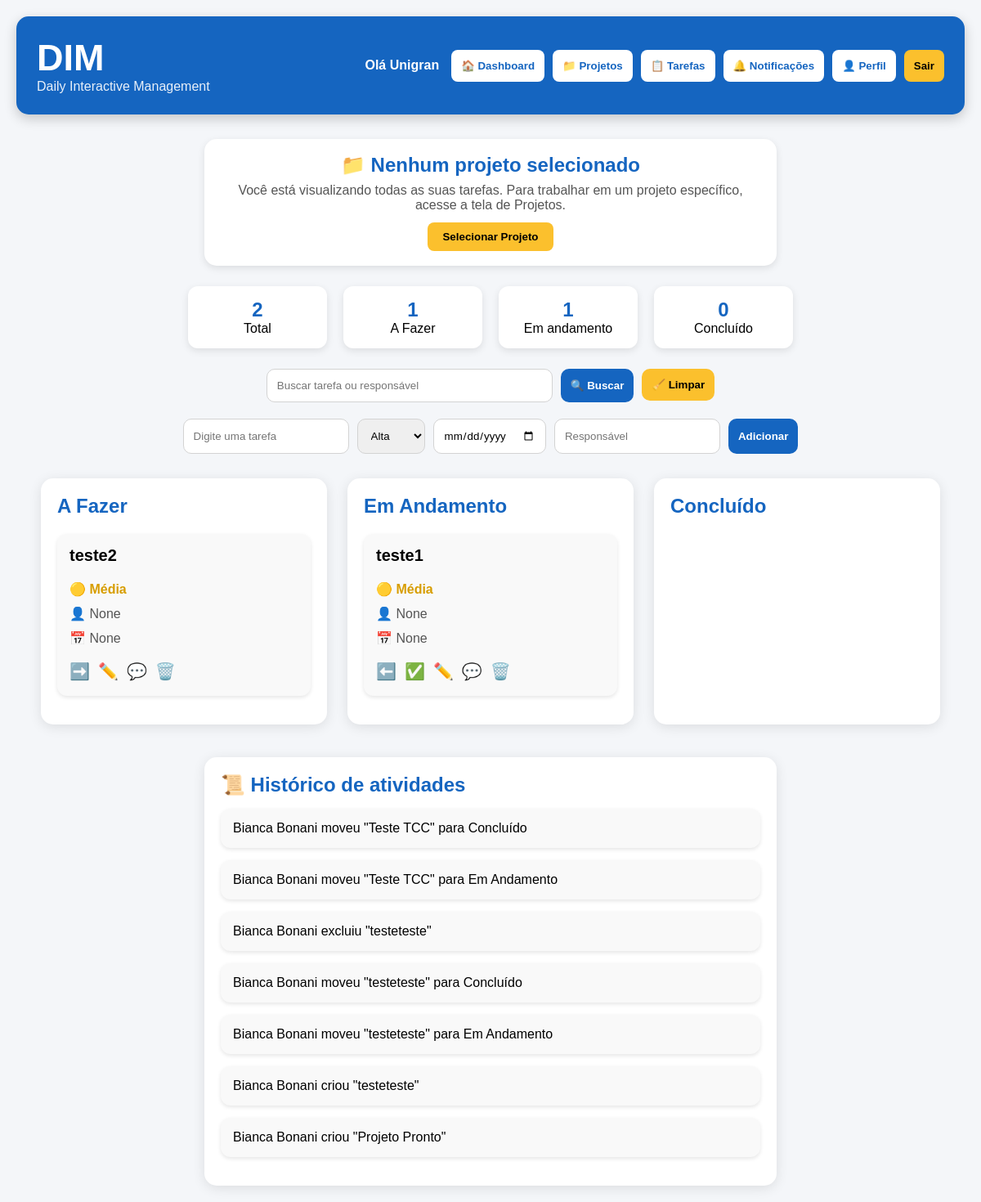
The app's page /dashboard (signed in), older data.
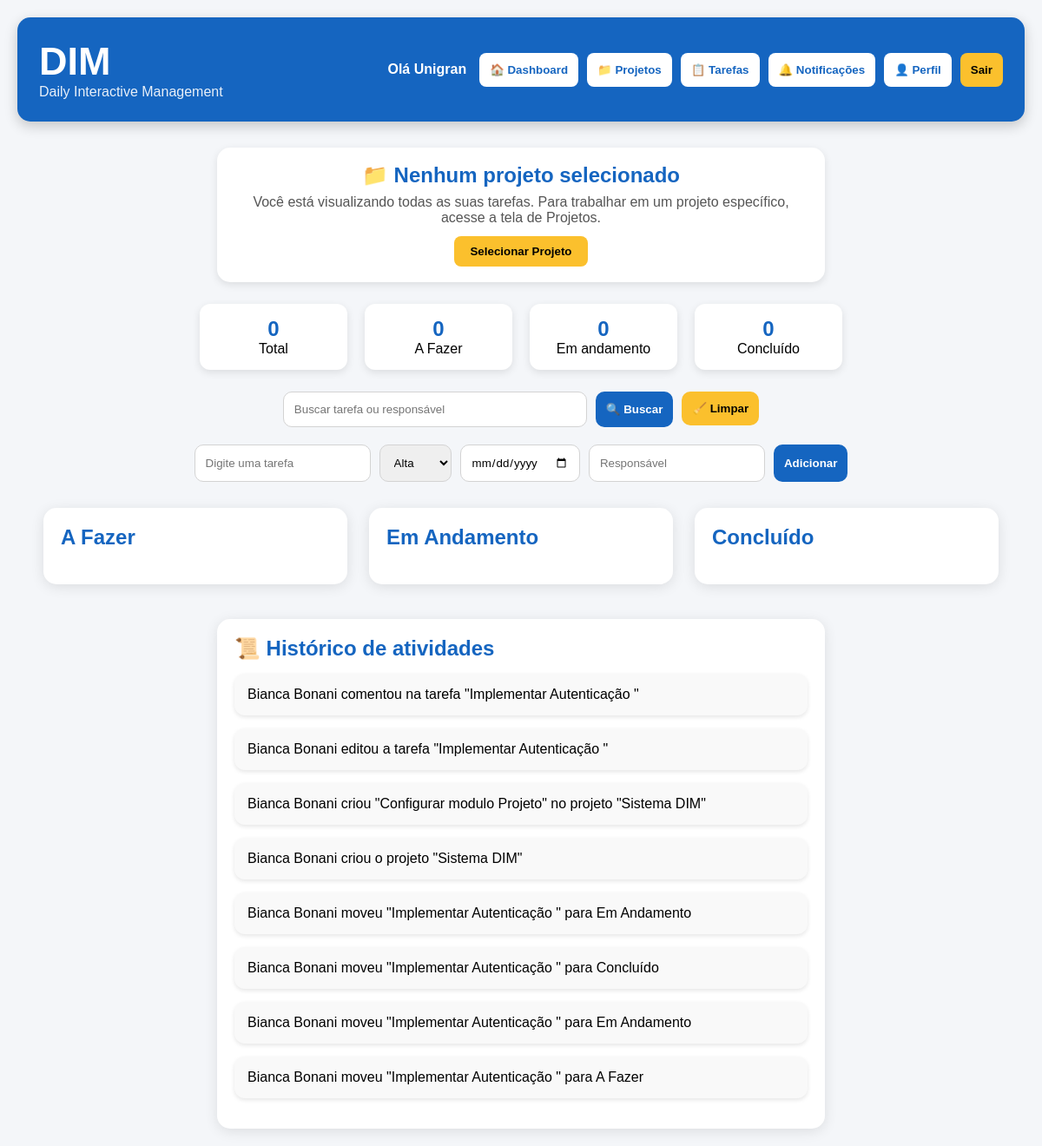
The same page, newer data.
### tables this page shows
CREATE TABLE tarefas(
                id INTEGER PRIMARY KEY AUTOINCREMENT,
                tarefa TEXT
            , status TEXT DEFAULT 'A Fazer', usuario_id INTEGER, prioridade TEXT DEFAULT 'Média', prazo TEXT, responsavel TEXT, projeto_id INTEGER);

CREATE TABLE historico(
        id INTEGER PRIMARY KEY AUTOINCREMENT,
        mensagem TEXT
    );

### app.py (the view, shortened to what this page needs)
@app.route("/dashboard", methods=["GET", "POST"])
def dashboard():
    if "usuario_id" not in session:
        return redirect("/login")
    conexao = get_db()
    cursor = conexao.cursor()
    projeto_id = session.get("projeto_id")
    projeto_nome = session.get("projeto_nome")
    busca = request.args.get("busca", "")
    if projeto_id:
        cursor.execute("""
        SELECT id, tarefa, status, usuario_id, prioridade, prazo, responsavel
        FROM tarefas
        WHERE usuario_id=?
        AND projeto_id=?
        """, (session["usuario_id"], projeto_id))
    else:
        cursor.execute("""
        SELECT id, tarefa, status, usuario_id, prioridade, prazo, responsavel
        FROM tarefas
        WHERE usuario_id=?
        """, (session["usuario_id"],))
    tarefas = cursor.fetchall()
    tarefas_novas = []
    hoje = date.today()
    for tarefa in tarefas:
        tarefa = list(tarefa)
        atrasada = False
        proximo = False
        tarefa.append(atrasada)
        tarefa.append(proximo)
        tarefas_novas.append(tarefa)
    tarefas = tarefas_novas
    total = len(tarefas)
    fazer = len([t for t in tarefas if t[2] == "A Fazer"])
    andamento = len([t for t in tarefas if t[2] == "Em Andamento"])
    concluido = len([t for t in tarefas if t[2] == "Concluído"])
    cursor.execute("""
    SELECT *
    FROM historico
    ORDER BY id DESC
    LIMIT 8
    """)
    historico = cursor.fetchall()
    conexao.close()
    return render_template(
        "dashboard.html",
        tarefas=tarefas,
        historico=historico,
        busca=busca,
        total=total,
        fazer=fazer,
        andamento=andamento,
        concluido=concluido,
        projeto_nome=projeto_nome
    )

### app.py (called while the page is built)
def get_db():
    conexao = sqlite3.connect("dim.db")
    return conexao

### templates/dashboard.html (shortened to what this page needs)
<!DOCTYPE html>
<html lang="pt-BR">
<head>
</head>
<body>
<div class="topo">
<div class="logo">
<h1>DIM</h1>
<p>Daily Interactive Management</p>
</div>
<div class="usuario-topo">
<span>Olá {{session["nome"]}}</span>
<div class="menu-botoes">
<a href="/dashboard">
<button class="btn-projetos">
🏠 Dashboard
</button>
</a>
<a href="/projetos">
<button class="btn-projetos">
📁 Projetos
</button>
</a>
<a href="/tarefas">
<button class="btn-projetos">
📋 Tarefas
</button>
</a>
<a href="/notificacoes">
<button class="btn-projetos">
🔔 Notificações
</button>
</a>
<a href="/perfil">
<button class="btn-perfil">
👤 Perfil
</button>
</a>
<a href="/logout">
<button class="btn-sair">
Sair
</button>
</a>
</div>
</div>
</div>
<div class="projeto-atual">
{% if projeto_nome %}
<h2>📁 Projeto atual: {{ projeto_nome }}</h2>
<p>
As tarefas exibidas abaixo pertencem ao projeto selecionado.
</p>
<a href="/limpar_projeto">
<button>
Ver todas as tarefas
</button>
</a>
{% else %}
<h2>📁 Nenhum projeto selecionado</h2>
<p>
Você está visualizando todas as suas tarefas. Para trabalhar em um projeto específico, acesse a tela de Projetos.
</p>
<a href="/projetos">
<button>
Selecionar Projeto
</button>
</a>
{% endif %}
</div>
<div class="estatisticas">
<div class="stat">
<h2>{{total}}</h2>
<p>Total</p>
</div>
<div class="stat">
<h2>{{fazer}}</h2>
<p>A Fazer</p>
</div>
<div class="stat">
<h2>{{andamento}}</h2>
<p>Em andamento</p>
</div>
<div class="stat">
<h2>{{concluido}}</h2>
<p>Concluído</p>
</div>
</div>
<form method="GET" class="busca">
<input
type="text"
name="busca"
value="{{busca}}"
placeholder="Buscar tarefa ou responsável">
<button type="submit">
🔍 Buscar
</button>
<a href="/dashboard">
<button type="button" class="limpar">
🧹 Limpar
</button>
</a>
</form>
<form method="POST" class="formulario">
<input
type="text"
name="tarefa"
placeholder="Digite uma tarefa">
<select name="prioridade">
<option>Alta</option>
</select>
<input
type="date"
name="prazo">
<input
type="text"
name="responsavel"
placeholder="Responsável">
<button>
Adicionar
</button>
</form>
<div class="kanban">
{% for coluna in ["A Fazer","Em Andamento","Concluído"] %}
<div class="coluna">
<h2>{{coluna}}</h2>
{% for tarefa in tarefas %}
{% if tarefa[2]==coluna %}
<div class="card">
<b>
{{tarefa[1]}}
</b>
<div class="info">
{% if tarefa[4]=="Alta" %}
<div class="prioridade-alta">
🔴 Alta
</div>
{% elif tarefa[4]=="Média" %}
<div class="prioridade-media">
🟡 Média
</div>
{% else %}
<div class="prioridade-baixa">
🟢 Baixa
</div>
{% endif %}
👤 {{tarefa[6]}}
<br>
📅 {{tarefa[5]}}
<div class="acoes">
{% if coluna=="A Fazer" %}
<a href="/mudar/{{tarefa[0]}}/Em Andamento" title="Mover para Em Andamento">
➡️
</a>
{% elif coluna=="Em Andamento" %}
<a href="/mudar/{{tarefa[0]}}/A Fazer" title="Voltar para A Fazer">
⬅️
</a>
<a href="/mudar/{{tarefa[0]}}/Concluído" title="Mover para Concluído">
✅
</a>
{% elif coluna=="Concluído" %}
<a href="/mudar/{{tarefa[0]}}/Em Andamento" title="Voltar para Em Andamento">
↩️
</a>
{% endif %}
<a href="/editar/{{tarefa[0]}}" title="Editar tarefa">
✏️
</a>
<a href="/comentarios/{{tarefa[0]}}" title="Comentários">
💬
</a>
<a href="/excluir/{{tarefa[0]}}" title="Excluir tarefa">
🗑️
</a>
</div>
</div>
</div>
{% endif %}
{% endfor %}
</div>
{% endfor %}
</div>
<div class="historico">
<h2>
📜 Histórico de atividades
</h2>
{% for item in historico %}
<div class="card">
{{item[1]}}
</div>
{% endfor %}
</div>
</body>
</html>

Row changes from the older to the newer data that the page shows:
removed tarefas: tarefa "teste2", prioridade "🟡 Média", tarefa "None", shown under "A Fazer"
removed tarefas: tarefa "teste1", prioridade "🟡 Média", tarefa "None", shown under "Em Andamento"
no longer on this page (row unchanged): historico: mensagem "Bianca Bonani moveu \"Teste TCC\" para Concluído"
no longer on this page (row unchanged): historico: mensagem "Bianca Bonani moveu \"Teste TCC\" para Em Andamento"
no longer on this page (row unchanged): historico: mensagem "Bianca Bonani excluiu \"testeteste\""
no longer on this page (row unchanged): historico: mensagem "Bianca Bonani moveu \"testeteste\" para Concluído"
no longer on this page (row unchanged): historico: mensagem "Bianca Bonani moveu \"testeteste\" para Em Andamento"
no longer on this page (row unchanged): historico: mensagem "Bianca Bonani criou \"testeteste\""
no longer on this page (row unchanged): historico: mensagem "Bianca Bonani criou \"Projeto Pronto\""
added historico: mensagem "Bianca Bonani comentou na tarefa \"Implementar Autenticação \""
added historico: mensagem "Bianca Bonani editou a tarefa \"Implementar Autenticação \""
added historico: mensagem "Bianca Bonani criou \"Configurar modulo Projeto\" no projeto \"Sistema DIM\""
added historico: mensagem "Bianca Bonani criou o projeto \"Sistema DIM\""
added historico: mensagem "Bianca Bonani moveu \"Implementar Autenticação \" para Em Andamento"
added historico: mensagem "Bianca Bonani moveu \"Implementar Autenticação \" para Concluído"
added historico: mensagem "Bianca Bonani moveu \"Implementar Autenticação \" para Em Andamento"
added historico: mensagem "Bianca Bonani moveu \"Implementar Autenticação \" para A Fazer"
Text that changed along with them:
{{ total }}: "2" → "0"
{{ fazer }}: "1" → "0"
{{ andamento }}: "1" → "0"
